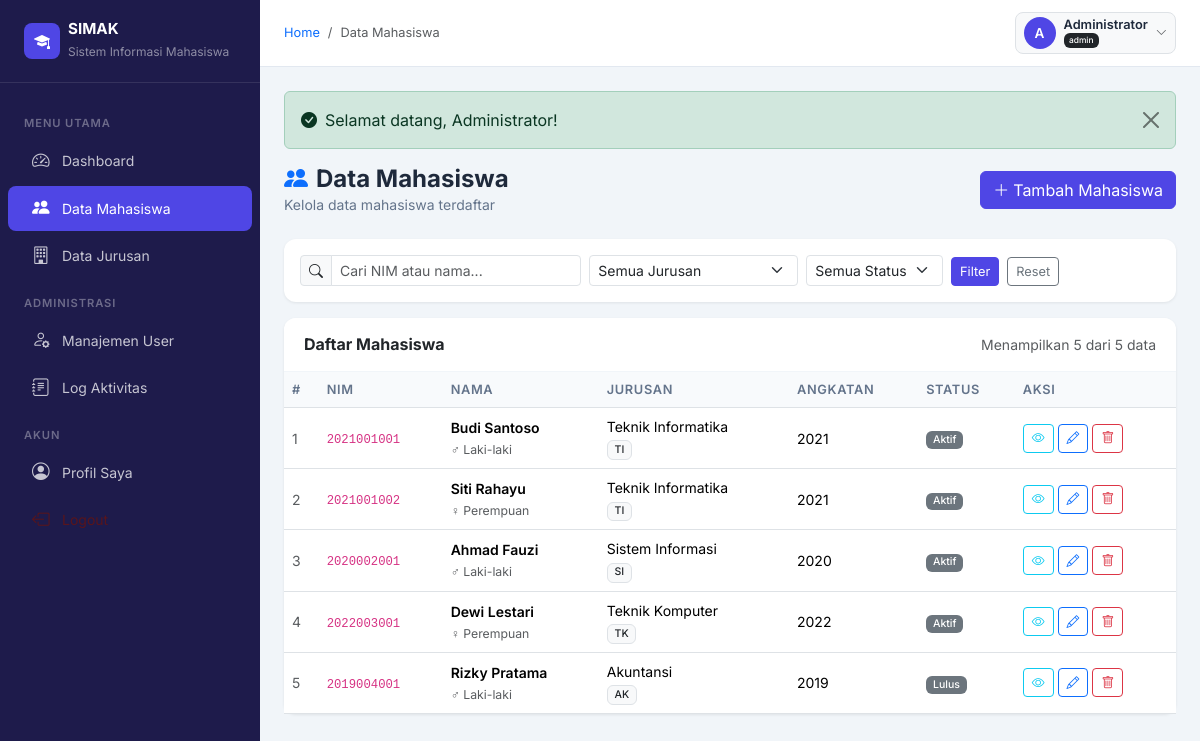
Screenshot of /mahasiswa.php (signed in) with the database file from the repository.
### tables this page shows
CREATE TABLE IF NOT EXISTS mahasiswa (
    id INT AUTO_INCREMENT PRIMARY KEY,
    nim VARCHAR(20) NOT NULL UNIQUE,
    nama VARCHAR(100) NOT NULL,
    jenis_kelamin ENUM('Laki-laki', 'Perempuan') NOT NULL,
    tempat_lahir VARCHAR(50) NOT NULL,
    tanggal_lahir DATE NOT NULL,
    alamat TEXT,
    email VARCHAR(100),
    telepon VARCHAR(20),
    jurusan_id INT NOT NULL,
    angkatan YEAR NOT NULL,
    status ENUM('Aktif', 'Cuti', 'Lulus', 'DO') NOT NULL DEFAULT 'Aktif',
    foto VARCHAR(255) DEFAULT NULL,
    created_at TIMESTAMP DEFAULT CURRENT_TIMESTAMP,
    updated_at TIMESTAMP DEFAULT CURRENT_TIMESTAMP ON UPDATE CURRENT_TIMESTAMP,
    FOREIGN KEY (jurusan_id) REFERENCES jurusan(id) ON DELETE RESTRICT
);

CREATE TABLE IF NOT EXISTS jurusan (
    id INT AUTO_INCREMENT PRIMARY KEY,
    kode_jurusan VARCHAR(10) NOT NULL UNIQUE,
    nama_jurusan VARCHAR(100) NOT NULL,
    fakultas VARCHAR(100) NOT NULL,
    created_at TIMESTAMP DEFAULT CURRENT_TIMESTAMP
);

### mahasiswa.php (the view, shortened to what this page needs)
<?php
require_once 'includes/config.php';
require_once 'includes/auth.php';
$search   = trim($_GET['search'] ?? '');
$page_num = max(1, (int)($_GET['page'] ?? 1));
$per_page = 10;
$offset   = ($page_num - 1) * $per_page;
$where = ['1=1'];
$params = [];
$where_sql = implode(' AND ', $where);
$count_stmt = $pdo->prepare("SELECT COUNT(*) FROM mahasiswa m WHERE $where_sql");
$count_stmt->execute($params);
$total_rows = $count_stmt->fetchColumn();
$params_limit = array_merge($params, [$per_page, $offset]);
$list_stmt = $pdo->prepare("
    SELECT m.*, j.nama_jurusan, j.kode_jurusan FROM mahasiswa m
    JOIN jurusan j ON m.jurusan_id = j.id
    WHERE $where_sql
    ORDER BY m.created_at DESC
    LIMIT ? OFFSET ?
");
$list_stmt->execute($params_limit);
$mahasiswa_list = $list_stmt->fetchAll();
require_once 'includes/header.php';
?>
<div class="page-header d-flex align-items-center justify-content-between flex-wrap gap-2">
    <div>
        <h4><i class="bi bi-people-fill me-2 text-primary"></i>Data Mahasiswa</h4>
        <p>Kelola data mahasiswa terdaftar</p>
    </div>
    <?php if (hasPrivilege('operator')): ?>
    <button class="btn btn-primary" data-bs-toggle="modal" data-bs-target="#modalTambah">
        <i class="bi bi-plus-lg me-1"></i>Tambah Mahasiswa
    </button>
    <?php endif; ?>
</div>
<div class="card mb-3">
    <div class="card-body py-3">
        <form method="GET" class="row g-2 align-items-end">
            <div class="col-12 col-md-4">
                <div class="input-group input-group-sm">
                    <span class="input-group-text"><i class="bi bi-search"></i></span>
                    <input type="text" name="search" class="form-control" placeholder="Cari NIM atau nama..." value="<?= htmlspecialchars($search) ?>">
                </div>
            </div>
            <div class="col-6 col-md-3">
                <select name="jurusan" class="form-select form-select-sm">
                    <option value="">Semua Jurusan</option>
                </select>
            </div>
            <div class="col-6 col-md-2">
                <select name="status" class="form-select form-select-sm">
                    <option value="">Semua Status</option>
                </select>
            </div>
            <div class="col-12 col-md-3 d-flex gap-2">
                <button type="submit" class="btn btn-sm btn-primary">Filter</button>
                <a href="mahasiswa.php" class="btn btn-sm btn-outline-secondary">Reset</a>
            </div>
        </form>
    </div>
</div>
<div class="card">
    <div class="card-header d-flex align-items-center justify-content-between">
        <h6 class="mb-0 fw-bold">Daftar Mahasiswa</h6>
        <small class="text-muted">Menampilkan <?= count($mahasiswa_list) ?> dari <?= $total_rows ?> data</small>
    </div>
    <div class="card-body p-0">
        <div class="table-responsive">
            <table class="table table-hover mb-0">
                <thead>
                    <tr>
                        <th>#</th>
                        <th>NIM</th>
                        <th>Nama</th>
                        <th>Jurusan</th>
                        <th>Angkatan</th>
                        <th>Status</th>
                        <th>Aksi</th>
                    </tr>
                </thead>
                <tbody>
                <?php foreach ($mahasiswa_list as $i => $m): ?>
                <tr>
                    <td class="text-muted"><?= $offset + $i + 1 ?></td>
                    <td><code><?= htmlspecialchars($m['nim']) ?></code></td>
                    <td>
                        <div class="fw-semibold"><?= htmlspecialchars($m['nama']) ?></div>
                        <small class="text-muted"><?= $m['jenis_kelamin'] === 'Laki-laki' ? '♂' : '♀' ?> <?= $m['jenis_kelamin'] ?></small>
                    </td>
                    <td>
                        <div><?= htmlspecialchars($m['nama_jurusan']) ?></div>
                        <small class="badge bg-light text-dark border"><?= htmlspecialchars($m['kode_jurusan']) ?></small>
                    </td>
                    <td><?= $m['angkatan'] ?></td>
                    <td><?= statusBadge($m['status']) ?></td>
                    <td>
                        <div class="d-flex gap-1">
                            <button class="btn btn-sm btn-outline-info" title="Detail"
                                onclick="showDetail(<?= htmlspecialchars(json_encode($m)) ?>)">
                                <i class="bi bi-eye"></i>
                            </button>
                            <?php if (hasPrivilege('operator')): ?>
                            <a href="mahasiswa.php?action=edit&id=<?= $m['id'] ?>" class="btn btn-sm btn-outline-primary" title="Edit">
                                <i class="bi bi-pencil"></i>
                            </a>
                            <?php endif; ?>
                            <?php if (isAdmin()): ?>
                            <button class="btn btn-sm btn-outline-danger" title="Hapus"
                                onclick="confirmHapus(<?= $m['id'] ?>, '<?= htmlspecialchars($m['nama'], ENT_QUOTES) ?>')">
                                <i class="bi bi-trash"></i>
                            </button>
                            <?php endif; ?>
                        </div>
                    </td>
                </tr>
                <?php endforeach; ?>
                </tbody>
            </table>
        </div>
    </div>
</div>
<?php require_once 'includes/footer.php'; ?>

### includes/auth.php (shortened to what this page needs)
<?php
function getUserRole() {
    return $_SESSION['role'] ?? '';
}
function isAdmin() {
    return getUserRole() === 'admin';
}
function hasPrivilege($required_role) {
    $role_hierarchy = ['viewer' => 1, 'operator' => 2, 'admin' => 3];
    $user_level = $role_hierarchy[getUserRole()] ?? 0;
    $required_level = $role_hierarchy[$required_role] ?? 999;
    return $user_level >= $required_level;
}
function getFlash($type) {
    $msg = $_SESSION['flash_' . $type] ?? '';
    return $msg;
}
function showAlerts() {
    $types = ['success' => 'success', 'error' => 'danger', 'warning' => 'warning', 'info' => 'info'];
    $html = '';
    foreach ($types as $key => $bsClass) {
        $msg = getFlash($key);
        if ($msg) {
            $icons = ['success' => 'check-circle', 'danger' => 'x-circle', 'warning' => 'exclamation-triangle', 'info' => 'info-circle'];
            $icon = $icons[$bsClass] ?? 'info-circle';
            $html .= '<div class="alert alert-' . $bsClass . ' alert-dismissible fade show" role="alert">
                <i class="bi bi-' . $icon . '-fill me-2"></i>' . htmlspecialchars($msg) . '
                <button type="button" class="btn-close" data-bs-dismiss="alert"></button>
            </div>';
        }
    }
    return $html;
}
function roleBadge($role) {
    $badges = [
        'admin'    => '<span class="badge bg-danger"><i class="bi bi-shield-fill me-1"></i>Admin</span>',
        'operator' => '<span class="badge bg-primary"><i class="bi bi-person-gear me-1"></i>Operator</span>',
        'viewer'   => '<span class="badge bg-secondary"><i class="bi bi-eye me-1"></i>Viewer</span>',
    ];
    return $badges[$role] ?? '<span class="badge bg-dark">' . htmlspecialchars($role) . '</span>';
}
function statusBadge($status) {
    $badges = [
        'Aktif'  => '<span class="badge bg-success">Aktif</span>',
        'Cuti'   => '<span class="badge bg-warning text-dark">Cuti</span>',
        'Lulus'  => '<span class="badge bg-info text-dark">Lulus</span>',
        'DO'     => '<span class="badge bg-danger">DO</span>',
    ];
    return $badges[$status] ?? '<span class="badge bg-secondary">' . htmlspecialchars($status) . '</span>';
}

### includes/header.php (style rules this page uses)
:root { --sidebar-width: 260px; --primary: #4f46e5; --primary-dark: #3730a3; --sidebar-bg: #1e1b4b; --sidebar-hover: rgba(255,255,255,0.1); }
* { font-family: 'Inter', sans-serif; }
body { background-color: #f1f5f9; min-height: 100vh; }
.card { border: none; box-shadow: 0 1px 3px rgba(0,0,0,.08); border-radius: 12px; }
.card-header { background: #fff; border-bottom: 1px solid #f1f5f9; border-radius: 12px 12px 0 0 !important; padding: 1rem 1.25rem; }
.table th { font-size: .8rem; text-transform: uppercase; letter-spacing: .05em; color: #64748b; font-weight: 600; background: #f8fafc; }
.table td { vertical-align: middle; font-size: .875rem; }
.btn-primary { background: var(--primary); border-color: var(--primary); }
.btn-sm { font-size: .8rem; }
.page-header { margin-bottom: 1.5rem; }
.page-header h4 { font-weight: 700; color: #1e293b; margin: 0; }
.page-header p { color: #64748b; margin: 0; font-size: .875rem; }
.badge { font-weight: 500; }

### rows the page displays
mahasiswa: nim "2021001001", nama "Budi Santoso", jenis_kelamin "Laki-laki", jurusan.nama_jurusan "Teknik Informatika", jurusan.kode_jurusan "TI", angkatan "2021", status "Aktif"
mahasiswa: nim "2021001002", nama "Siti Rahayu", jenis_kelamin "Perempuan", jurusan.nama_jurusan "Teknik Informatika", jurusan.kode_jurusan "TI", angkatan "2021", status "Aktif"
mahasiswa: nim "2020002001", nama "Ahmad Fauzi", jenis_kelamin "Laki-laki", jurusan.nama_jurusan "Sistem Informasi", jurusan.kode_jurusan "SI", angkatan "2020", status "Aktif"
mahasiswa: nim "2022003001", nama "Dewi Lestari", jenis_kelamin "Perempuan", jurusan.nama_jurusan "Teknik Komputer", jurusan.kode_jurusan "TK", angkatan "2022", status "Aktif"
mahasiswa: nim "2019004001", nama "Rizky Pratama", jenis_kelamin "Laki-laki", jurusan.nama_jurusan "Akuntansi", jurusan.kode_jurusan "AK", angkatan "2019", status "Lulus"

### other values shown
$page_title "Data Mahasiswa"
substr($_SESSION['nama'] ?? 'U', 0, 1) "A"
$_SESSION['nama'] "Administrator"
$badges[$role] "admin"
$msg "Selamat datang, Administrator!"
count($mahasiswa_list) "5"
$total_rows "5"
